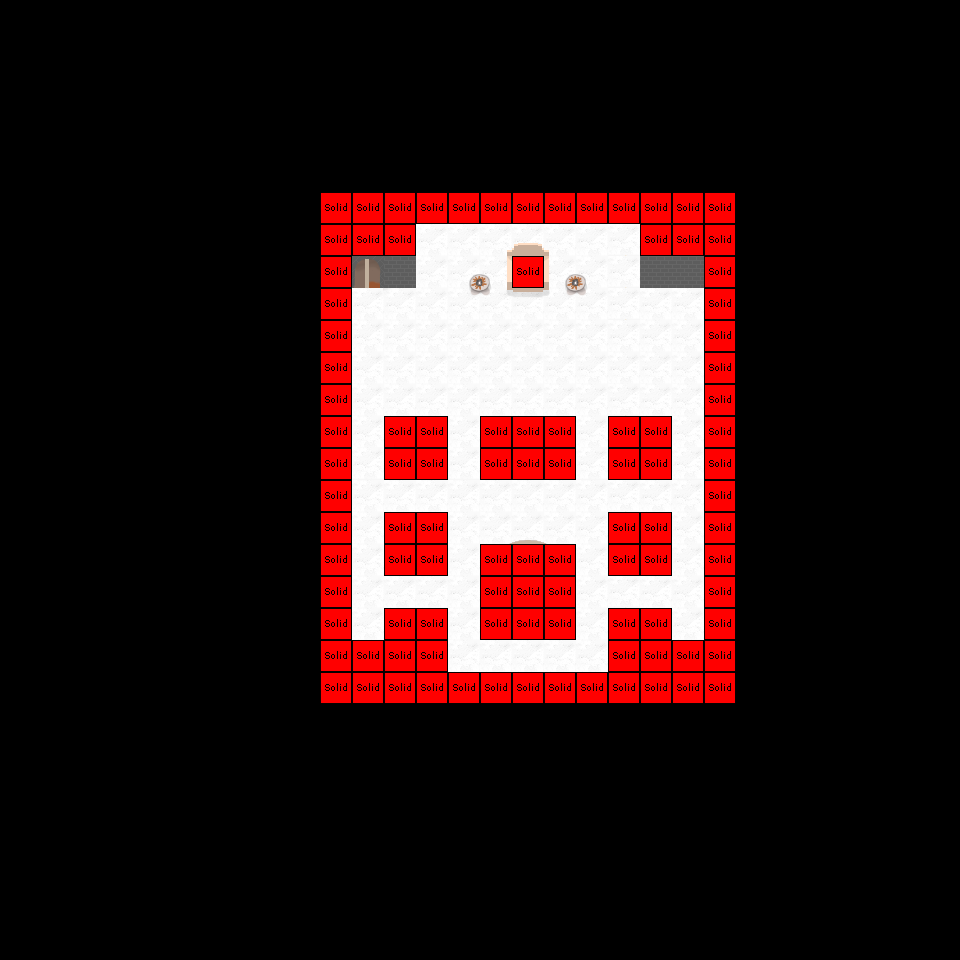

Tiled map render using the project's own tile images. Description and the map definition, with tile-layer contents summarised, below:
An orthogonal 30x30 tile map with 32x32 px tiles, 4 tile layers (Calque 1, Calque 2, Calque 3, Logic), 3 tilesets and 2 objects (changement, Dialogue).

<map version="1.2" tiledversion="1.3.2" orientation="orthogonal" renderorder="right-down" compressionlevel="-1" width="30" height="30" tilewidth="32" tileheight="32" infinite="0" nextlayerid="6" nextobjectid="3">
 <tileset firstgid="1" source="castle.tsx" />
 <tileset firstgid="209" source="logicSolid.tsx" />
 <tileset firstgid="234" source="Pnj.tsx" />
 <layer id="1" name="Calque 1" width="30" height="30">
  <data>[900 cells, 208 non-empty, 194 distinct tile ids]</data>
 </layer>
 <layer id="2" name="Calque 2" width="30" height="30">
  <data>[900 cells, 1 non-empty, 1 distinct tile ids]</data>
 </layer>
 <layer id="3" name="Calque 3" width="30" height="30">
  <data>[900 cells, 0 non-empty, 0 distinct tile ids]</data>
 </layer>
 <layer id="4" name="Logic" width="30" height="30">
  <data>[900 cells, 100 non-empty, 1 distinct tile ids]</data>
 </layer>
 <objectgroup id="5" name="Transition" width="30" height="30">
  <object id="1" type="changement" x="344" y="241" width="57" height="52">
   <properties>
    <property name="detmap" value="eglise" />
    <property name="detx" type="int" value="360" />
    <property name="dety" type="int" value="416" />
   </properties>
  </object>
  <object id="2" name="King" type="Dialogue" x="501" y="233" width="61" height="64">
   <properties>
    <property name="personne" value="King" />
   </properties>
  </object>
 </objectgroup>
</map>
